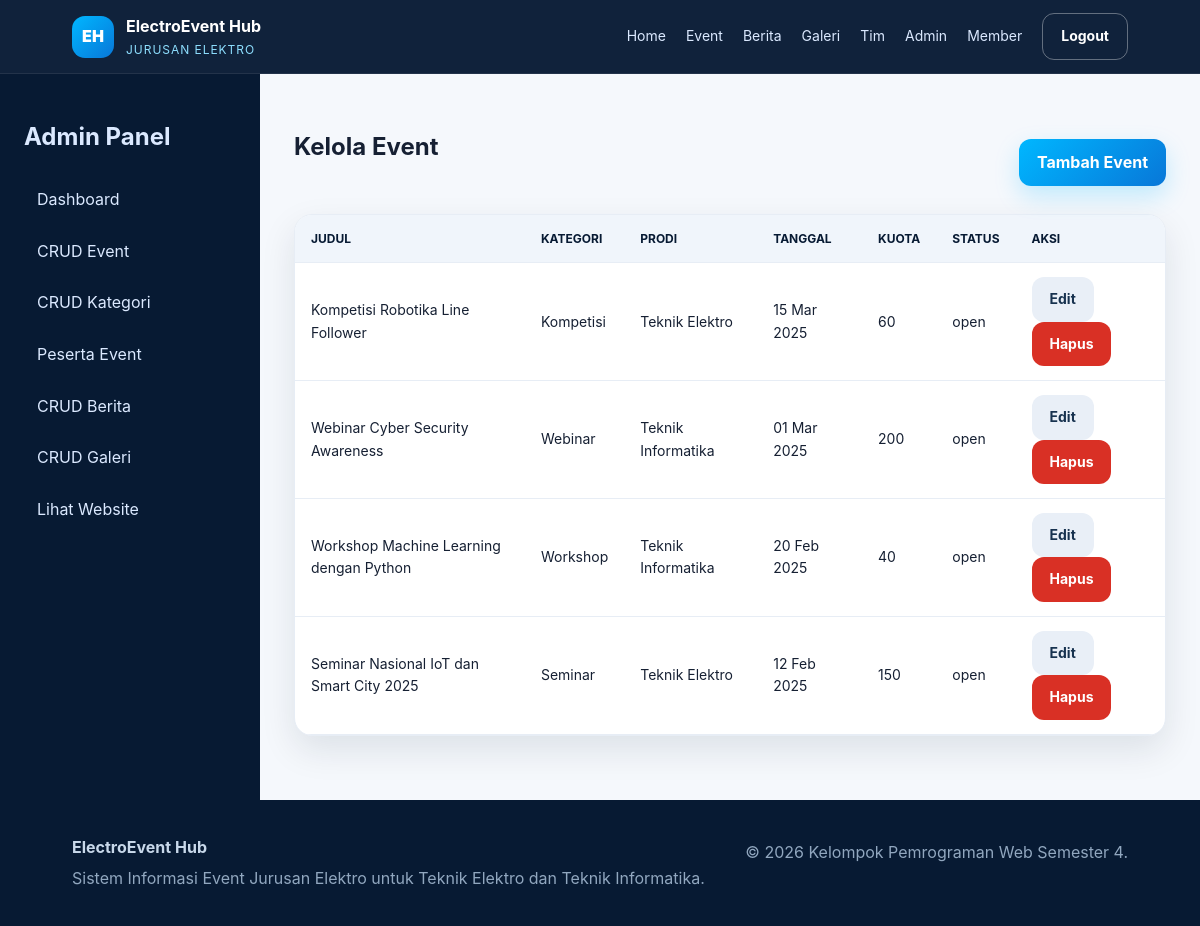
/admin/events.php (signed in), run on the app's committed database.
### tables this page shows
CREATE TABLE events (
  id INT AUTO_INCREMENT PRIMARY KEY,
  category_id INT NOT NULL,
  title VARCHAR(180) NOT NULL,
  slug VARCHAR(200) NOT NULL UNIQUE,
  description TEXT NOT NULL,
  study_program ENUM('Teknik Elektro','Teknik Informatika') NOT NULL,
  event_type ENUM('offline','online','hybrid') NOT NULL DEFAULT 'offline',
  event_date DATE NOT NULL,
  event_time TIME NOT NULL,
  location VARCHAR(180) NOT NULL,
  quota INT NOT NULL DEFAULT 50,
  poster VARCHAR(255) DEFAULT NULL,
  status ENUM('draft','open','closed','done') NOT NULL DEFAULT 'open',
  created_by INT DEFAULT NULL,
  created_at TIMESTAMP DEFAULT CURRENT_TIMESTAMP,
  CONSTRAINT fk_events_category FOREIGN KEY (category_id) REFERENCES categories(id) ON UPDATE CASCADE,
  CONSTRAINT fk_events_user FOREIGN KEY (created_by) REFERENCES users(id) ON DELETE SET NULL ON UPDATE CASCADE
);

CREATE TABLE categories (
  id INT AUTO_INCREMENT PRIMARY KEY,
  name VARCHAR(80) NOT NULL UNIQUE,
  description TEXT,
  created_at TIMESTAMP DEFAULT CURRENT_TIMESTAMP
);

### includes/functions.php (called while the page is built, shortened)
<?php
function e($value) {
    return htmlspecialchars((string) $value, ENT_QUOTES, 'UTF-8');
}

### admin/events.php (the view, shortened to what this page needs)
<?php
require_once __DIR__ . '/../config/database.php'; require_once __DIR__ . '/../includes/functions.php'; require_admin();
$events=$pdo->query('SELECT e.*, c.name category_name FROM events e JOIN categories c ON c.id=e.category_id ORDER BY e.event_date DESC')->fetchAll();
$title='Kelola Event'; require_once __DIR__ . '/_layout.php';
?>
<div class="section-head"><div><h1>Kelola Event</h1></div><a class="btn btn-primary" href="event-form.php">Tambah Event</a></div><div class="table-wrap"><table><thead><tr><th>Judul</th><th>Kategori</th><th>Prodi</th><th>Tanggal</th><th>Kuota</th><th>Status</th><th>Aksi</th></tr></thead><tbody><?php foreach($events as $e): ?><tr><td><?= e($e['title']) ?></td><td><?= e($e['category_name']) ?></td><td><?= e($e['study_program']) ?></td><td><?= date('d M Y', strtotime($e['event_date'])) ?></td><td><?= (int)$e['quota'] ?></td><td><?= e($e['status']) ?></td><td><a class="btn btn-muted" href="event-form.php?id=<?= $e['id'] ?>">Edit</a> <a class="btn btn-danger" onclick="return confirm('Hapus event?')" href="events.php?delete=<?= $e['id'] ?>">Hapus</a></td></tr><?php endforeach; ?></tbody></table></div>
<?php require_once __DIR__ . '/_footer.php'; ?>

### assets/css/style.css (style rules this page uses)
:root { --navy:#071a33;--navy2:#102a4c;--blue:#0877d8;--electric:#00b7ff;--white:#fff;--muted:#61718a;--line:#e7edf5;--bg:#f5f8fc;--danger:#d93025;--ok:#118a45;--warn:#b76a00;--shadow:0 14px 35px rgba(7,26,51,.10);--radius:18px }
* { box-sizing:border-box }
body { margin:0;font-family:Inter,Segoe UI,Arial,sans-serif;background:var(--bg);color:#162033;line-height:1.6 }
a { text-decoration:none;color:inherit }
.btn { display:inline-flex;align-items:center;justify-content:center;gap:8px;border:0;border-radius:12px;padding:11px 18px;font-weight:700;cursor:pointer }
.btn-primary { background:linear-gradient(135deg,var(--electric),var(--blue));color:#fff;box-shadow:0 10px 24px rgba(0,183,255,.22) }
.btn-muted { background:#e9eff7;color:#17324f }
.btn-danger { background:var(--danger);color:#fff }
.section-head { display:flex;align-items:end;justify-content:space-between;gap:25px;margin-bottom:28px }
.table-wrap { overflow:auto;background:#fff;border:1px solid var(--line);border-radius:var(--radius);box-shadow:var(--shadow) }
table { width:100%;border-collapse:collapse;min-width:760px }
th,td { padding:14px 16px;text-align:left;border-bottom:1px solid var(--line);font-size:14px }
th { background:#f0f5fb;color:var(--navy);text-transform:uppercase;font-size:12px }

### data on the page
events: title "Kompetisi Robotika Line Follower", category.name "Kompetisi", study_program "Teknik Elektro", event_date "15 Mar 2025", quota "60", status "open"
events: title "Webinar Cyber Security Awareness", category.name "Webinar", study_program "Teknik Informatika", event_date "01 Mar 2025", quota "200", status "open"
events: title "Workshop Machine Learning dengan Python", category.name "Workshop", study_program "Teknik Informatika", event_date "20 Feb 2025", quota "40", status "open"
events: title "Seminar Nasional IoT dan Smart City 2025", category.name "Seminar", study_program "Teknik Elektro", event_date "12 Feb 2025", quota "150", status "open"
